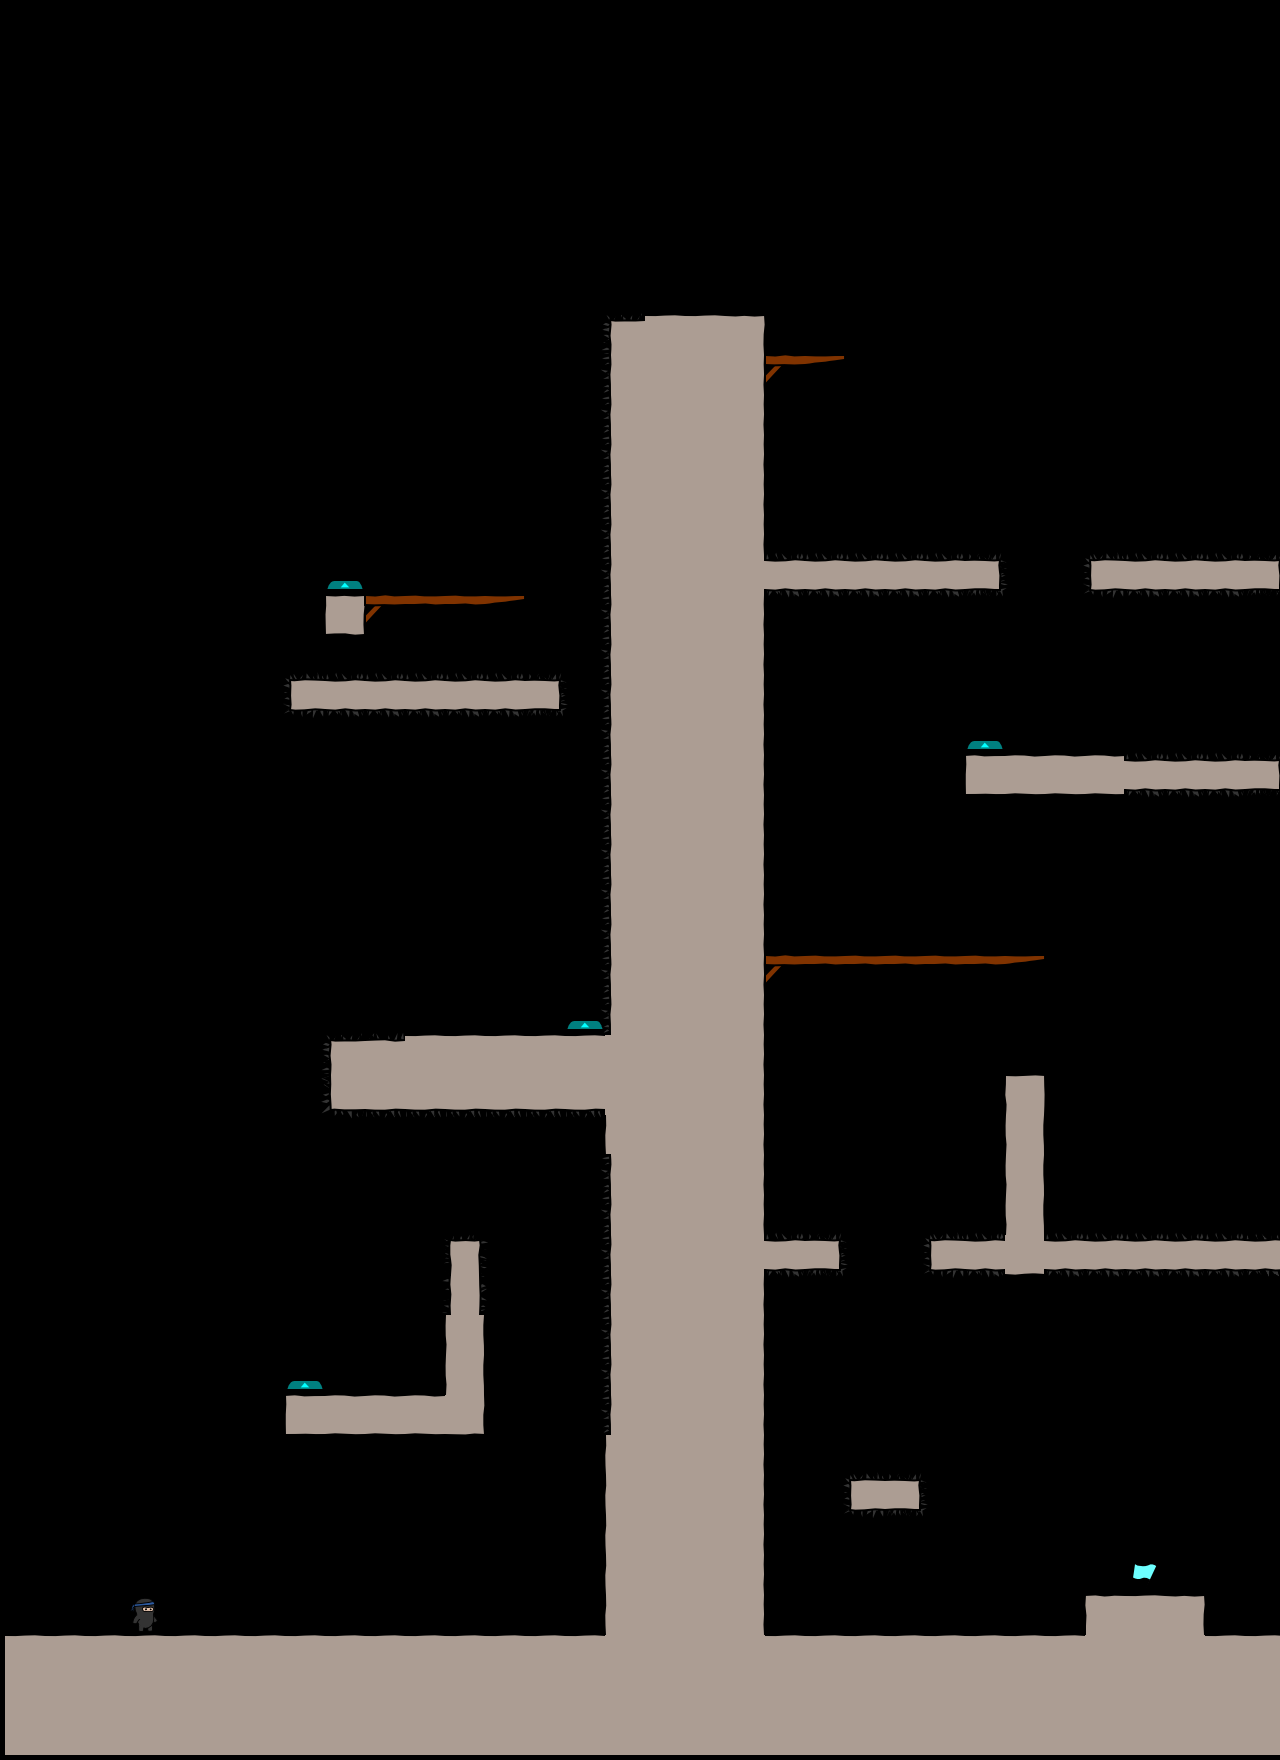

This is a level from a 2D game, rendered from its Tiled map with the project's own tilesets. A one-line summary and the complete map file follow:
An orthogonal 32x44 tile map with 40x40 px tiles, 1 tile layer (bg).

<map version="1.0" orientation="orthogonal" width="32" height="44" tilewidth="40" tileheight="40">
 <tileset firstgid="1" name="tiles6_gapped" tilewidth="50" tileheight="50">
  <image source="tiles6_gapped.png" width="300" height="500" />
 </tileset>
 <layer name="bg" width="32" height="44">
  <data encoding="csv">
0,0,0,0,0,0,0,0,0,0,0,0,0,0,0,0,0,0,0,0,0,0,0,0,0,0,0,0,0,0,0,0,
0,0,0,0,0,0,0,0,0,0,0,0,0,0,0,0,0,0,0,0,0,0,0,0,0,0,0,0,0,0,0,0,
0,0,0,0,0,0,0,0,0,0,0,0,0,0,0,0,0,0,0,0,0,0,0,0,0,0,0,0,0,0,0,0,
0,0,0,0,0,0,0,0,0,0,0,0,0,0,0,0,0,0,0,0,0,0,0,0,0,0,0,0,0,0,0,0,
0,0,0,0,0,0,0,0,0,0,0,0,0,0,0,0,0,0,0,0,0,0,0,0,0,0,0,0,0,0,0,0,
0,0,0,0,0,0,0,0,0,0,0,0,0,0,0,0,0,0,0,0,0,0,0,0,0,0,0,0,0,0,0,0,
0,0,0,0,0,0,0,0,0,0,0,0,0,0,0,0,0,0,0,0,0,0,0,0,0,0,0,0,0,0,0,0,
0,0,0,0,0,0,0,0,0,0,0,0,0,0,0,0,0,0,0,0,0,0,0,0,0,0,0,0,0,0,0,0,
0,0,0,0,0,0,0,0,0,0,0,0,0,0,0,31,8,8,9,0,0,0,0,0,0,0,0,0,0,0,0,0,
0,0,0,0,0,0,0,0,0,0,0,0,0,0,0,37,14,14,15,11,6,0,0,0,0,0,0,0,0,0,0,0,
0,0,0,0,0,0,0,0,0,0,0,0,0,0,0,37,14,14,15,0,0,0,0,0,0,0,0,0,0,0,0,0,
0,0,0,0,0,0,0,0,0,0,0,0,0,0,0,37,14,14,15,0,0,0,0,0,0,0,0,0,0,0,0,0,
0,0,0,0,0,0,0,0,0,0,0,0,0,0,0,37,14,14,15,0,0,0,0,0,0,0,0,0,0,0,0,0,
0,0,0,0,0,0,0,0,0,0,0,0,0,0,0,37,14,14,15,0,0,0,0,0,0,0,0,0,0,0,0,0,
0,0,0,0,0,0,0,0,53,0,0,0,0,0,0,37,14,14,14,26,26,26,26,26,27,0,0,25,26,26,26,27,
0,0,0,0,0,0,0,0,4,11,17,17,6,0,0,37,14,14,15,0,0,0,0,0,0,0,0,0,0,0,0,0,
0,0,0,0,0,0,0,0,0,0,0,0,0,0,0,37,14,14,15,0,0,0,0,0,0,0,0,0,0,0,0,0,
0,0,0,0,0,0,0,25,26,26,26,26,26,27,0,37,14,14,15,0,0,0,0,0,0,0,0,0,0,0,0,0,
0,0,0,0,0,0,0,0,0,0,0,0,0,0,0,37,14,14,15,0,0,0,0,0,53,0,0,0,0,0,0,0,
0,0,0,0,0,0,0,0,0,0,0,0,0,0,0,37,14,14,15,0,0,0,0,0,1,2,2,2,26,26,26,27,
0,0,0,0,0,0,0,0,0,0,0,0,0,0,0,37,14,14,15,0,0,0,0,0,0,0,0,0,0,0,0,0,
0,0,0,0,0,0,0,0,0,0,0,0,0,0,0,37,14,14,15,0,0,0,0,0,0,0,0,0,0,0,0,0,
0,0,0,0,0,0,0,0,0,0,0,0,0,0,0,37,14,14,15,0,0,0,0,0,0,0,0,0,0,0,0,0,
0,0,0,0,0,0,0,0,0,0,0,0,0,0,0,37,14,14,15,0,0,0,0,0,0,0,0,0,0,0,0,0,
0,0,0,0,0,0,0,0,0,0,0,0,0,0,0,37,14,14,15,11,17,17,17,17,17,6,0,0,0,0,0,0,
0,0,0,0,0,0,0,0,0,0,0,0,0,0,53,37,14,14,15,0,0,0,0,0,0,0,0,0,0,0,0,0,
0,0,0,0,0,0,0,0,31,32,8,8,8,8,8,14,14,14,15,0,0,0,0,0,0,0,0,0,0,0,0,0,
0,0,0,0,0,0,0,0,43,44,44,44,44,44,44,14,14,14,15,0,0,0,0,0,0,10,0,0,0,0,0,0,
0,0,0,0,0,0,0,0,0,0,0,0,0,0,0,13,14,14,15,0,0,0,0,0,0,16,0,0,0,0,0,0,
0,0,0,0,0,0,0,0,0,0,0,0,0,0,0,37,14,14,15,0,0,0,0,0,0,16,0,0,0,0,0,0,
0,0,0,0,0,0,0,0,0,0,0,0,0,0,0,37,14,14,15,0,0,0,0,0,0,16,0,0,0,0,0,0,
0,0,0,0,0,0,0,0,0,0,0,34,0,0,0,37,14,14,14,26,27,0,0,25,26,20,26,26,26,26,26,26,
0,0,0,0,0,0,0,0,0,0,0,40,0,0,0,37,14,14,15,0,0,0,0,0,0,0,0,0,0,0,0,0,
0,0,0,0,0,0,0,0,0,0,0,16,0,0,0,37,14,14,15,0,0,0,0,0,0,0,0,0,0,0,0,0,
0,0,0,0,0,0,0,53,0,0,0,16,0,0,0,37,14,14,15,0,0,0,0,0,0,0,0,0,0,0,0,0,
0,0,0,0,0,0,0,1,2,2,2,21,0,0,0,37,14,14,15,0,0,0,0,0,0,0,0,0,0,0,0,0,
0,0,0,0,0,0,0,0,0,0,0,0,0,0,0,13,14,14,15,0,0,0,0,0,0,0,0,0,0,0,0,0,
0,0,0,0,0,0,0,0,0,0,0,0,0,0,0,13,14,14,15,0,0,25,27,0,0,0,0,0,0,0,0,0,
0,0,0,0,0,0,0,0,0,0,0,0,0,0,0,13,14,14,15,0,0,0,0,0,0,0,0,0,0,0,0,0,
0,0,0,0,0,0,0,0,0,0,0,0,0,0,0,13,14,14,15,0,0,0,0,0,0,0,0,0,48,0,0,0,
0,0,0,47,0,0,0,0,0,0,0,0,0,0,0,13,14,14,15,0,0,0,0,0,0,0,0,7,8,9,0,0,
8,8,8,8,8,8,8,8,8,8,8,8,8,8,8,14,14,14,14,8,8,8,8,8,8,8,8,14,14,14,8,8,
14,14,14,14,14,14,14,14,14,14,14,14,14,14,14,14,14,14,14,14,14,14,14,14,14,14,14,14,14,14,14,14,
14,14,14,14,14,14,14,14,14,14,14,14,14,14,14,14,14,14,14,14,14,14,14,14,14,14,14,14,14,14,14,14
</data>
 </layer>
</map>
